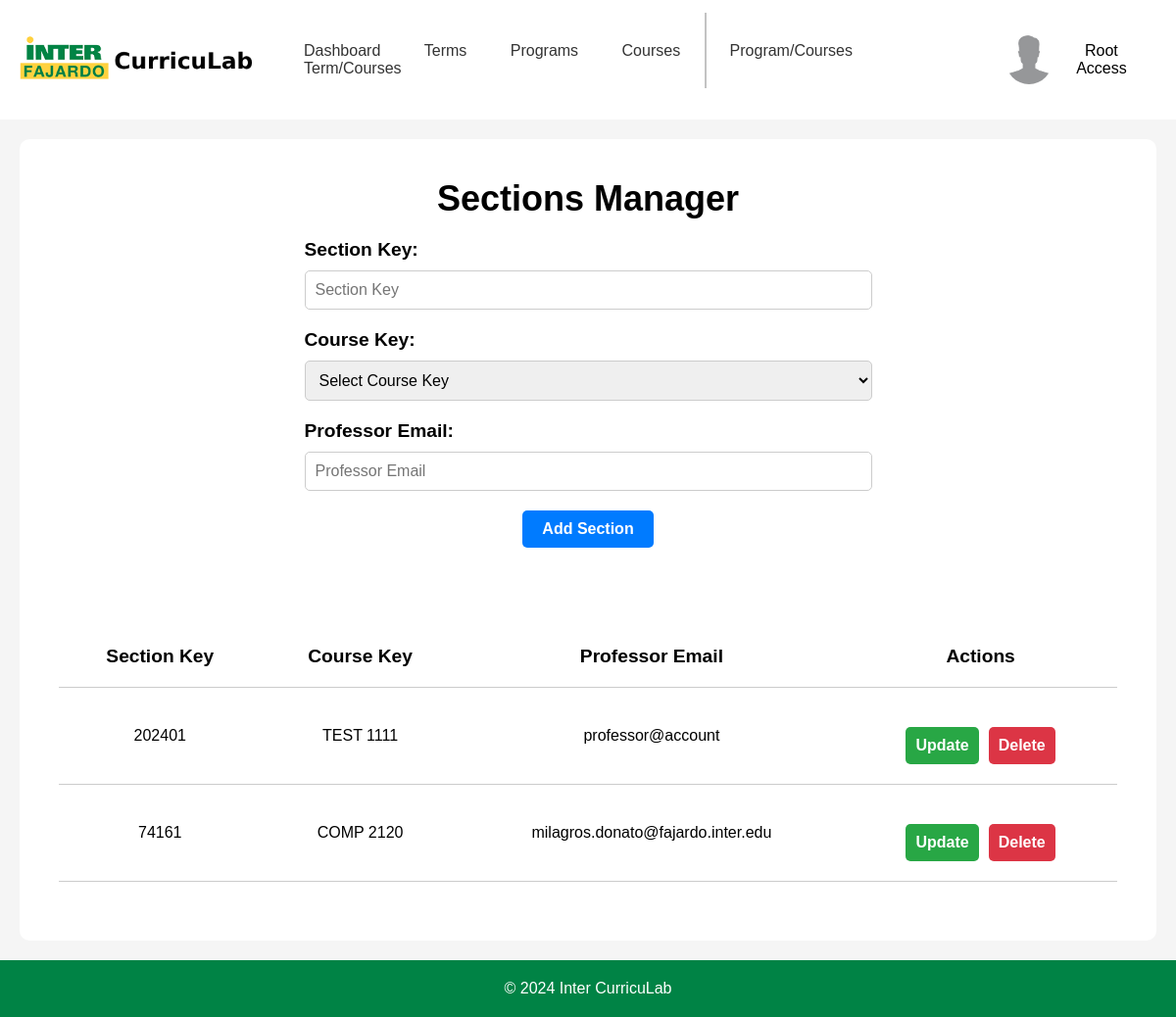
Page /templates/adminPages/adminSection.php (signed in) on the committed database.
### tables this page shows
CREATE TABLE "section" (
	"SectionID"	INTEGER NOT NULL UNIQUE,
	"SectionKey"	TEXT,
	"CourseKey"	TEXT,
	"ProfessorEmail"	TEXT,
	PRIMARY KEY("SectionID" AUTOINCREMENT)
);

### templates/adminPages/adminSection.php (the view, shortened to what this page needs)
<?php
$config = require_once '../../backend/php/config.php';
if (!isset($_SESSION['email'])) {
    header('Location: ../index.php');
    exit;
} elseif ($_SESSION['accountType'] !== 'Admin' && $_SESSION['accountType'] !== 'Root' && $_SESSION['accountType'] !== 'Staff') {
    header('Location: ../staffPages/profPage.php');
    exit;
} else {
    if ($config['db']['type'] === 'sqlite') {
        $db = new SQLite3($config['db']['sqlite']['path']);
    } elseif ($config['db']['type'] === 'mysql') {
        $dsn = "mysql:host={$config['db']['mysql']['host']};dbname={$config['db']['mysql']['dbname']}";
        $db = new PDO($dsn, $config['db']['mysql']['username'], $config['db']['mysql']['password']);
    }
    cleanUpSections();
    $stmt = $db->prepare('SELECT * FROM section');
    $result = $stmt->execute();
    $sections = $result->fetchArray(SQLITE3_ASSOC);
    $sections = [];
    if (isset($_POST['sort'])) {
        $sections = sortTable();
    } else {
        $stmt = $db->prepare('SELECT * FROM section');
        $result = $stmt->execute();
        $sections = fetchAllRows($result);
    }
}
function fetchAllRows($result) {
    $rows = [];
    while ($row = $result->fetchArray(SQLITE3_ASSOC)) {
        $rows[] = $row;
    }
    return $rows;
}
function cleanUpSections() {
    global $db;
    $stmt = $db->prepare('SELECT * FROM section');
    $result = $stmt->execute();
}
?>
<!DOCTYPE html>
<html lang="en">
<head>
    <link rel="stylesheet" href="../../static/css/headerFooter.css">
    <link rel="stylesheet" href="../../static/css/adminSection.css">
</head>
<body>
    <div id="headerNav">
        <div class="logo">
            <a href="adminDashboard.php">
                <img src="../../static/img/inter-logo-full.png" alt="Inter CurricuLab">
            </a>
        </div>
        <nav>
            <a href="adminDashboard.php">Dashboard</a>
            <a href="adminTerms.php">Terms</a>
            <a href="adminPrograms.php">Programs</a>
            <div class="dropdown">
                <a href="adminCourses.php">Courses</a>
            </div>
            <a class="navDivider"></a>
            <a href="adminProgramCourses.php">Program/Courses</a>
            <a href="adminTermCourses.php" class="active">Term/Courses</a>
        </nav>
        <div class="userBox">
            <button onclick="myFunction()" class="userDropdownButton">
                <img src="../../static/img/userProfile.jpg" alt="User" >
                <?php
                echo $_SESSION['firstName'] . ' ' . $_SESSION['lastName'];
                ?>
            </button>
        </div>
    </div>
    <div id="container">
        <div class="container-upperBox">
            <div class="sectionsForm">
                <div class="header">
                    <h2>Sections Manager</h2>
                </div>
                <div class="form-container">
                    <form method="POST">
                        <div class="inputBox">
                            <label for="sectionKey">Section Key:</label>
                            <input type="text" name="sectionKey" id="sectionKey" placeholder="Section Key" required>
                        </div>
                        <div class="inputBox">
                            <label for="courseKey">Course Key:</label>
                            <select name="courseKey" id="courseKey">
                                <option value="" hidden="hidden" selected>Select Course Key</option>
                            </select>
                        </div>
                        <div class="inputBox">
                            <label for="professorEmail">Professor Email:</label>
                            <input type="email" name="professorEmail" id="professorEmail" placeholder="Professor Email" required>
                        </div>
                        <div class="inputBox">
                            <button type="submit">Add Section</button>
                        </div>
                    </form>
                </div>
            </div>
            <div class="sectionsTable">
                <table>
                    <tr>
                        <th>
                            <form method="POST">
                                <button type="submit" name="sort" value="SectionKey">Section Key</button>
                            </form>
                        </th>
                        <th>
                            <form method="POST">
                                <button type="submit" name="sort" value="CourseKey">Course Key</button>
                            </form>
                        </th>
                        <th>
                            <form method="POST">
                                <button type="submit" name="sort" value="ProfessorEmail">Professor Email</button>
                            </form>
                        </th>
                        <th>Actions</th>
                    </tr>
                    <?php
                    foreach ($sections as $row) {
                        echo '<tr>';
                        echo '<td>' . htmlspecialchars($row['SectionKey'] ?? '') . '</td>';
                        echo '<td>' . htmlspecialchars($row['CourseKey'] ?? '') . '</td>';
                        echo '<td>' . htmlspecialchars($row['ProfessorEmail'] ?? '') . '</td>';
                        echo '<td>';
                        ?>
                        <div class="actionButtons">
                            <button class="updateButton">Update</button>
                            <form method="POST">
                                <button class="deleteButton" type="submit">Delete</button>
                            </form>
                        </div>
                        <?php
                        echo '</td>';
                        echo '</tr>';
                    }
                    ?>
                </table>
            </div>
        </div>
    </div>
    <footer>
        <p>&copy; 2024 Inter CurricuLab</p>
    </footer>
</body>
</html>

### static/css/headerFooter.css (style rules this page uses)
* { margin: 0; padding: 0; box-sizing: border-box; font-family: 'Poppins', sans-serif; }
body { display: flex; flex-direction: column; min-height: 100vh; }
#headerNav { display: flex; justify-content: space-between; align-items: center; }
.logo { margin: 20px; }
.logo img { width: 250px; }
nav a:not(.navDivider) { padding: 20px; text-decoration: none; color: #333; border-radius: 5px; }
.navDivider { margin-right: 4px; border-right: 2px solid #c3c3c3; padding: 30px 0; }
.userBox { margin: 20px; }
.userDropdownButton { padding: 16px; font-size: 16px; border: none; cursor: pointer; background-color: transparent; border-radius: 5px; }
.userBox { position: relative; display: inline-block; }
.userBox img { width: 50px; height: 50px; border-radius: 50%; margin-right: 10px; }
.userDropdownButton img { pointer-events: none; }
.userBox button { display: flex; align-items: center; justify-content: center; }
.dropdown { position: relative; display: inline-block; }
footer { background-color: #008345; color: white; text-align: center; padding: 20px; margin-top: auto; }

### static/css/adminSection.css (style rules this page uses)
#container { display: flex; flex-direction: column; background-color: #f5f5f5; flex-grow: 1; }
.container-upperBox { display: flex; flex-direction: column; align-items: center; background-color: white; margin: 20px; padding: 20px; border-radius: 10px; flex-grow: 1; }
.sectionsForm { display: flex; flex-direction: column; align-items: center; width: 100%; margin: 20px 0; }
.sectionsForm .header { font-size: 1.5em; font-weight: bold; margin-bottom: 20px; }
.sectionsForm .inputBox:not(:last-child) { display: flex; flex-direction: column; width: 100%; margin-bottom: 20px; }
.sectionsForm .inputBox:last-child { display: flex; justify-content: center; align-items: center; width: 100%; margin-bottom: 20px; }
.sectionsForm .inputBox label { font-size: 1.2em; font-weight: bold; margin-bottom: 10px; }
.sectionsForm .inputBox input, .sectionsForm .inputBox select, .sectionsForm .inputBox textarea { width: 100%; padding: 10px; margin-right: 350px; font-size: 1em; border-radius: 5px; border: 1px solid #ccc; }
.sectionsForm .inputBox button { padding: 10px 20px; font-size: 1em; font-weight: bold; color: white; background-color: #007bff; border: none; border-radius: 5px; cursor: pointer; }
.sectionsTable { display: flex; flex-direction: column; align-items: center; background-color: white; margin: 20px; padding: 20px; border-radius: 10px; flex-grow: 1; width: 100%; }
.sectionsTable table { width: 100%; border-collapse: collapse; }
.sectionsTable table th { padding: 20px; text-align: center; border-bottom: 1px solid #ccc; font-size: 1.2em; }
.sectionsTable table th button { font-size: 1em; font-weight: bold; background-color: transparent; border: none; border-radius: 5px; cursor: pointer; }
.sectionsTable table td { padding: 20px; border-bottom: 1px solid #ccc; text-align: center; }
.actionButtons { display: flex; justify-content: center; align-items: center; width: 100%; margin-top: 20px; }
.updateButton { padding: 10px 10px; margin: 0 5px; font-size: 1em; font-weight: bold; color: white; background-color: #28a745; border: none; border-radius: 5px; cursor: pointer; }
.deleteButton { padding: 10px 10px; margin: 0 5px; font-size: 1em; font-weight: bold; color: white; background-color: #dc3545; border: none; border-radius: 5px; cursor: pointer; }

### rows in the picture
section: SectionKey "202401", CourseKey "TEST 1111", ProfessorEmail "professor@account"
section: SectionKey "74161", CourseKey "COMP 2120", ProfessorEmail "milagros.donato@fajardo.inter.edu"

### other values in the picture
$_SESSION['firstName'] "Root"
$_SESSION['lastName'] "Access"
